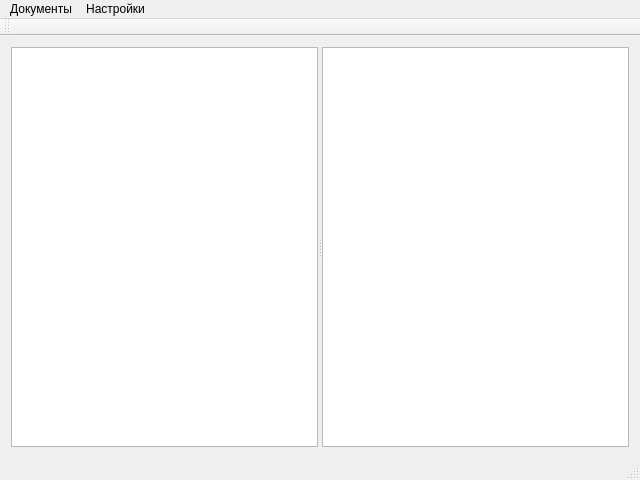
<?xml version="1.0" encoding="UTF-8"?>
<ui version="4.0">
 <class>MainWindow</class>
 <widget class="QMainWindow" name="MainWindow">
  <property name="geometry">
   <rect>
    <x>0</x>
    <y>0</y>
    <width>640</width>
    <height>480</height>
   </rect>
  </property>
  <property name="windowTitle">
   <string>Регистрация документов</string>
  </property>
  <widget class="QWidget" name="centralWidget">
   <layout class="QGridLayout" name="gridLayout">
    <item row="0" column="0">
     <widget class="QSplitter" name="splitter">
      <property name="orientation">
       <enum>Qt::Horizontal</enum>
      </property>
      <widget class="QTreeView" name="treeView">
       <attribute name="headerVisible">
        <bool>false</bool>
       </attribute>
      </widget>
      <widget class="QTableView" name="tableView">
       <property name="editTriggers">
        <set>QAbstractItemView::NoEditTriggers</set>
       </property>
       <property name="defaultDropAction">
        <enum>Qt::IgnoreAction</enum>
       </property>
       <property name="alternatingRowColors">
        <bool>false</bool>
       </property>
       <attribute name="verticalHeaderMinimumSectionSize">
        <number>15</number>
       </attribute>
       <attribute name="verticalHeaderShowSortIndicator" stdset="0">
        <bool>false</bool>
       </attribute>
      </widget>
     </widget>
    </item>
   </layout>
  </widget>
  <widget class="QMenuBar" name="menuBar">
   <property name="geometry">
    <rect>
     <x>0</x>
     <y>0</y>
     <width>640</width>
     <height>23</height>
    </rect>
   </property>
   <widget class="QMenu" name="menu">
    <property name="title">
     <string>Документы</string>
    </property>
    <addaction name="action"/>
   </widget>
   <widget class="QMenu" name="menu_2">
    <property name="title">
     <string>Настройки</string>
    </property>
    <addaction name="action_2"/>
   </widget>
   <addaction name="menu"/>
   <addaction name="menu_2"/>
  </widget>
  <widget class="QToolBar" name="mainToolBar">
   <attribute name="toolBarArea">
    <enum>TopToolBarArea</enum>
   </attribute>
   <attribute name="toolBarBreak">
    <bool>false</bool>
   </attribute>
  </widget>
  <widget class="QStatusBar" name="statusBar"/>
  <action name="action">
   <property name="text">
    <string>Новый</string>
   </property>
  </action>
  <action name="action_2">
   <property name="text">
    <string>Справочники</string>
   </property>
  </action>
 </widget>
 <layoutdefault spacing="6" margin="11"/>
 <resources/>
 <connections/>
</ui>
